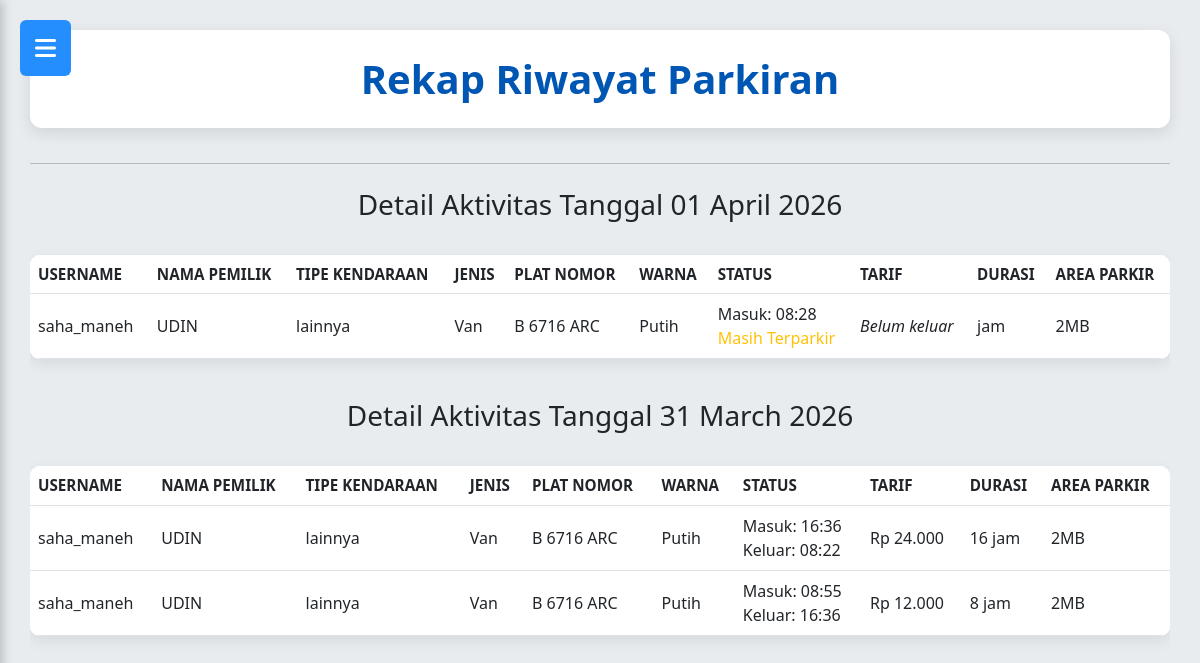
Page /rekap_transaksi_parkir.php (signed in) on the committed database.
### tables this page shows
CREATE TABLE `tb_transaksi` (
  `id_parkir` int(11) NOT NULL,
  `id_kendaraan` int(11) DEFAULT NULL,
  `plat_nomor` varchar(20) DEFAULT NULL,
  `plat_nomor_tamu` varchar(15) DEFAULT NULL,
  `waktu_masuk` datetime NOT NULL,
  `waktu_keluar` datetime DEFAULT NULL,
  `id_tarif` int(11) DEFAULT NULL,
  `durasi_jam` int(5) NOT NULL,
  `biaya_total` decimal(10,0) NOT NULL,
  `status` enum('masuk','keluar') NOT NULL,
  `id_user` int(11) DEFAULT NULL,
  `id_area` int(11) DEFAULT NULL,
  `jenis_transaksi` enum('user','tamu') NOT NULL DEFAULT 'user'
);

CREATE TABLE `tb_user` (
  `id_user` int(11) NOT NULL,
  `nama_lengkap` varchar(50) NOT NULL,
  `username` varchar(50) NOT NULL,
  `password` varchar(100) NOT NULL,
  `role` enum('admin','petugas','owner') NOT NULL,
  `status_aktif` tinyint(1) NOT NULL
);

CREATE TABLE `tb_kendaraan` (
  `id_kendaraan` int(11) NOT NULL,
  `plat_nomor` varchar(15) NOT NULL,
  `tipe_kendaraan` enum('motor','mobil','lainnya') NOT NULL,
  `jenis_kendaraan` varchar(20) NOT NULL,
  `warna` varchar(20) NOT NULL,
  `pemilik` varchar(100) NOT NULL,
  `id_user` int(11) NOT NULL
);

CREATE TABLE `tb_area_parkir` (
  `id_area` int(11) NOT NULL,
  `nama_area` varchar(50) NOT NULL,
  `tipe_kendaraan` enum('motor','mobil','lainnya') NOT NULL,
  `kapasitas` int(5) NOT NULL,
  `terisi` int(5) NOT NULL,
  `status_area_parkir` enum('penuh','tempat kosong masih tersedia','ditutup') NOT NULL
);

### rekap_transaksi_parkir.php (the view, shortened to what this page needs)
<?php
include 'koneksi_parkir.php';
$id_user = $_SESSION['id_user'];
$whereDate = "";
$params    = [$id_user];
$types     = "i";
$sql = "
SELECT
    t.id_parkir,
    t.waktu_masuk,
    t.waktu_keluar,
    t.durasi_jam,
    t.biaya_total,
    t.status,
    k.plat_nomor,
    k.tipe_kendaraan,
    k.jenis_kendaraan,
    k.warna,
    k.pemilik,
    a.nama_area,
    u.username
FROM tb_transaksi t
JOIN tb_kendaraan k ON t.id_kendaraan = k.id_kendaraan
JOIN tb_area_parkir a ON t.id_area = a.id_area
JOIN tb_user u ON t.id_user = u.id_user
WHERE t.id_user = ?
$whereDate
ORDER BY t.waktu_masuk DESC
";
$stmt = $conn->prepare($sql);
$stmt->bind_param($types, ...$params);
$stmt->execute();
$result = $stmt->get_result();
$rekap_per_tanggal = [];
while ($row = $result->fetch_assoc()) {
    $tanggal = date('Y-m-d', strtotime($row['waktu_masuk']));
    if ($row['status'] === 'keluar') {
        $durasi = (int)$row['durasi_jam'];
        $biaya  = (int)$row['biaya_total'];
    } else {
        $durasi = null;
        $biaya  = null;
    }
    $rekap_per_tanggal[$tanggal][] = [
        'username'        => $row['username'],
        'pemilik'         => $row['pemilik'],
        'tipe_kendaraan'  => $row['tipe_kendaraan'],
        'jenis_kendaraan' => $row['jenis_kendaraan'],
        'plat_nomor'      => $row['plat_nomor'],
        'warna'           => $row['warna'],
        'status'          => $row['status'],
        'waktu_masuk'     => $row['waktu_masuk'],
        'waktu_keluar'    => $row['waktu_keluar'],
        'durasi_jam'      => $durasi,
        'biaya_total'     => $biaya,
        'nama_area'       => $row['nama_area']
    ];
}
?>
<!DOCTYPE html>
<html lang="id">
<head>
    <link rel="stylesheet" href="desain_parkir.css">
    <link href="https://cdn.jsdelivr.net/npm/bootstrap@5.3.0/dist/css/bootstrap.min.css" rel="stylesheet">
    <link href="https://cdnjs.cloudflare.com/ajax/libs/font-awesome/6.4.2/css/all.min.css" rel="stylesheet">
</head>
<body>
<div class="wrapper">
    <?php include 'sidebar_parkiran.php'; ?>
    <main class="main-content">
        <header class="main-header">
            <h2>Rekap Riwayat Parkiran</h2>
        </header>
        <hr>
        <?php if (!empty($rekap_per_tanggal)): ?>
            <?php foreach ($rekap_per_tanggal as $tanggal => $data_harian): ?>
                <h3 class="mt-4">
                    Detail Aktivitas Tanggal
                    <?= date('d F Y', strtotime($tanggal)); ?>
                </h3>
                <div class="card-body">
                    <div class="table-responsive">
                        <table class="table table-hover align-middle">
                            <thead>
                                <tr>
                                    <th>Username</th>
                                    <th>Nama Pemilik</th>
                                    <th>Tipe Kendaraan</th>
                                    <th>Jenis</th>
                                    <th>Plat Nomor</th>
                                    <th>Warna</th>
                                    <th>Status</th>
                                    <th>Tarif</th>
                                    <th>Durasi</th>
                                    <th>Area Parkir</th>
                                </tr>
                            </thead>
                            <tbody>
                            <?php foreach ($data_harian as $row): ?>
                                <tr>
                                    <td><?= htmlspecialchars($row['username']) ?></td>
                                    <td><?= htmlspecialchars($row['pemilik']) ?></td>
                                    <td><?= htmlspecialchars($row['tipe_kendaraan']) ?></td>
                                    <td><?= htmlspecialchars($row['jenis_kendaraan']) ?></td>
                                    <td><?= htmlspecialchars($row['plat_nomor']) ?></td>
                                    <td><?= htmlspecialchars($row['warna']) ?></td>
                                    <td>
                                        <?php if ($row['status'] === 'masuk'): ?>
                                            Masuk: <?= date('H:i', strtotime($row['waktu_masuk'])) ?><br>
                                            <span class="text-warning">Masih Terparkir</span>
                                        <?php else: ?>
                                            Masuk: <?= date('H:i', strtotime($row['waktu_masuk'])) ?><br>
                                            Keluar: <?= date('H:i', strtotime($row['waktu_keluar'])) ?>
                                        <?php endif; ?>
                                    </td>
                                    <td>
                                        <?php if ($row['status'] === 'keluar'): ?>
                                            Rp <?= number_format($row['biaya_total'], 0, ',', '.') ?>
                                        <?php else: ?>
                                            <em>Belum keluar</em>
                                        <?php endif; ?>
                                    </td>
                                    <td><?= $row['durasi_jam'] ?> jam</td>
                                    <td><?= htmlspecialchars($row['nama_area']) ?></td>
                                </tr>
                            <?php endforeach; ?>
                            </tbody>
                        </table>
                    </div>
                </div>
            <?php endforeach; ?>
        <?php else: ?>
            <div class="alert alert-warning mt-4">
                Tidak ada riwayat parkir untuk akun ini.
            </div>
        <?php endif; ?>
    </main>
</div>
</body>
</html>

### desain_parkir.css (style rules this page uses)
body { font-family: 'Segoe UI', Tahoma, Geneva, Verdana, sans-serif; margin: 0; background-color: #e9ecef; color: #343a40; line-height: 1.6; display: flex; min-height: 100vh; }
.wrapper { display: flex; width: 100%; }
:root { --sidebar-width: 250px; }
.main-content { flex-grow: 1; padding: 30px; background-color: #e9ecef; overflow-x: hidden; transition: margin-left 0.3s ease; margin-left: 0 !important; }
.main-header { background-color: #ffffff; padding: 25px 35px; border-radius: 12px; box-shadow: 0 5px 15px rgba(0,0,0,0.1); margin-bottom: 35px; text-align: center; }
.main-header h2 { margin: 0; color: #0056b3; font-size: 2.5em; font-weight: 700; }
:root { --masuk-color: #28a745; --keluar-color: #ff6600; --terparkir-color: #ffc107; }
h2, h3 { color: #0056b3; text-align: center; margin-bottom: 20px; }
table { width: 100%; border-collapse: collapse; margin-top: 25px; box-shadow: 0 5px 15px rgba(0, 0, 0, 0.08); border-radius: 10px; overflow: hidden; background-color: #ffffff; }
th, td { border: 1px solid #e0e0e0; padding: 12px; text-align: left; }
th { background-color: #007bff; color: white; font-weight: bold; text-transform: uppercase; font-size: 0.95em; }
tr:nth-child(even) { background-color: #f8f8f8; }
hr { border: 0; border-top: 1px solid #e0e0e0; margin: 40px 0; }

### rows in the picture
tb_transaksi: id_user.username "saha_maneh", id_kendaraan.pemilik "UDIN", id_kendaraan.tipe_kendaraan "lainnya", id_kendaraan.jenis_kendaraan "Van", id_kendaraan.plat_nomor "B 6716 ARC", id_kendaraan.warna "Putih", waktu_masuk "08:28", status "Belum keluar", id_area.nama_area "2MB"
tb_transaksi: waktu_masuk "31 March 2026", id_user.username "saha_maneh", id_kendaraan.pemilik "UDIN", id_kendaraan.tipe_kendaraan "lainnya", id_kendaraan.jenis_kendaraan "Van", id_kendaraan.plat_nomor "B 6716 ARC", id_kendaraan.warna "Putih", waktu_masuk "08:55", waktu_keluar "16:36", biaya_total "12.000", durasi_jam "8", id_area.nama_area "2MB"
tb_transaksi: id_user.username "saha_maneh", id_kendaraan.pemilik "UDIN", id_kendaraan.tipe_kendaraan "lainnya", id_kendaraan.jenis_kendaraan "Van", id_kendaraan.plat_nomor "B 6716 ARC", id_kendaraan.warna "Putih", waktu_masuk "16:36", waktu_keluar "08:22", biaya_total "24.000", durasi_jam "16", id_area.nama_area "2MB"

### other values in the picture
date('d F Y', strtotime($tanggal)) "01 April 2026"
